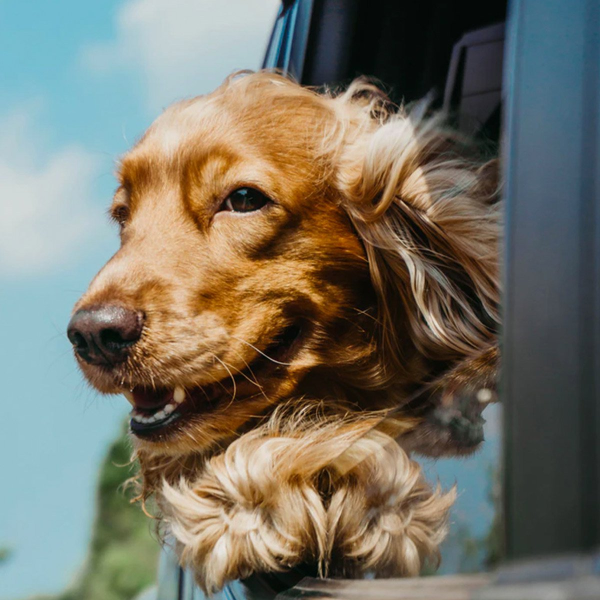
#> input picture Animal_Classification_DataSet/test/dog/82a669ccf6.jpg, 1200 x 1200 px (shown at 1/2 size)
$ python data_processing.py
#> lines starting #> are read from the running program, lines starting #| are printed output that depends on the picture
import numpy as np
import os
import cv2 as cv
import matplotlib.pyplot as plt
from skimage.transform import rotate, AffineTransform
from skimage.util import random_noise
from skimage.filters import gaussian

from tqdm import tqdm

meta_path = "/home/pneuma/Desktop/ML/Deep Learning/Animal Classification /Animal_Classification_DataSet"
train_dir = "/home/pneuma/Desktop/ML/Deep Learning/Animal Classification /Animal_Classification_DataSet/train"
test_dir = "/home/pneuma/Desktop/ML/Deep Learning/Animal Classification /Animal_Classification_DataSet/test"
val_dir = "/home/pneuma/Desktop/ML/Deep Learning/Animal Classification /Animal_Classification_DataSet/val"
extension = ['.jpg', '.png']
images_class = ["cat", "dog", "elephant", "tiger"]


#Load image data from directory
def get_filenames(dirname):
    file_paths = []
    for root, directories, files in os.walk(dirname):
        for filename in files:
            filepath = os.path.join(root, filename)
            file_paths.append(filepath)
    return filepath

#Load train image from directory
def get_train_filename(dirname):
    file_path = []
    for root, directories, files in os.walk(dirname):
        for filename in files:
            filepath = os.path.join(root, filename)
            file_path.append(filepath)
    return file_path

#Load test image from directory
def get_test_filename(dirname):
    file_path = []
    for root, directories, files in os.walk(dirname):
        for filename in files:
            filepath = os.path.join(root, filename)
            file_path.append(filepath)
    return file_path

#Load val image from directory
def get_val_filename(dirname):
    file_path = []
    for root, directories, files in os.walk(dirname):
        for filename in files:
            filepath = os.path.join(root, filename)
            file_path.append(filepath)
    return file_path


#filenames for all images, train images, test images, and val images
all_image_files = get_filenames(meta_path)
train_image_files = get_train_filename(train_dir)
test_image_files = get_train_filename(test_dir)
val_image_files = get_train_filename(val_dir)

#One hot encoding
def encode_class(class_name, image_class):
    idx = image_class.index(class_name)
    vec = np.zeros(len(image_class))
    vec[idx] = 1
    return vec

#function to Read image
def read_image(image_file):
    img = []
    label_image = []
    for file in image_file:
        image = cv.imread(file)
        #resize image
        image = cv.resize(image, (224, 224), interpolation=cv.INTER_CUBIC)
        img.append(image)

        #Data Label preparation
        basepath, _ = os.path.split(file)
        _, label_name = os.path.split(basepath)

        #using one hot encoding
        target = encode_class(label_name, images_class)
        label_image.append(target)

    return img, label_image

#get train image and label
img, label_image = read_image(train_image_files)
X_train = np.array(img)
y_train = np.array(label_image)

#get test image and label
img, label_image = read_image(test_image_files)
#> in read_image, image is the input picture: shape (1200, 1200, 3); mean B, G, R 102.7, 115.4, 118.2
#> in read_image (call 2), `image = cv.resize(image, (224, 224), interpolation=cv.INTER_CUBIC)`:
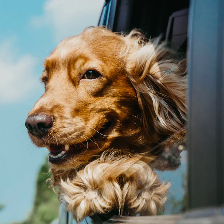
#> image: shape (224, 224, 3); mean B, G, R 102.8, 115.5, 118.2
#> img = 2 items; label_image = [[0, 1, 0, 0], [1, 0, 0, 0]]
X_test = np.array(img)
y_test = np.array(label_image)
#> y_test = [[0, 1, 0, 0], [1, 0, 0, 0]]

#get val image and label
img, label_image = read_image(val_image_files)
X_val = np.array(img)
y_val = np.array(label_image)

#Augmenting train data
final_train_data = []
final_target_train = []
for i in tqdm(range(X_train.shape[0])):
    final_train_data.append(X_train[i])
    final_train_data.append(gaussian(X_train[i], sigma=1))
    final_train_data.append(rotate(X_train[i], angle=45))
    final_train_data.append(random_noise(X_train[i], var=0.2**2))
    final_train_data.append(np.fliplr(X_train[i]))
    final_train_data.append(np.flipud(X_train[i]))

    for j in range(6):
        final_target_train.append(y_train[j])

final_data_train = np.array(final_train_data)
final_target_train = np.array(final_target_train)

#saving data
np.savez("/home/pneuma/Documents/Data/Animal_Classification/image_class_train.npz",
         image_train=final_data_train, label_train=final_target_train)
np.savez("/home/pneuma/Documents/Data/Animal_Classification/image_class_test.npz",
         image_test=X_test, label_test=y_test)
np.savez("/home/pneuma/Documents/Data/Animal_Classification/image_class_val.npz",
         image_val=X_val, label_val=y_val)
